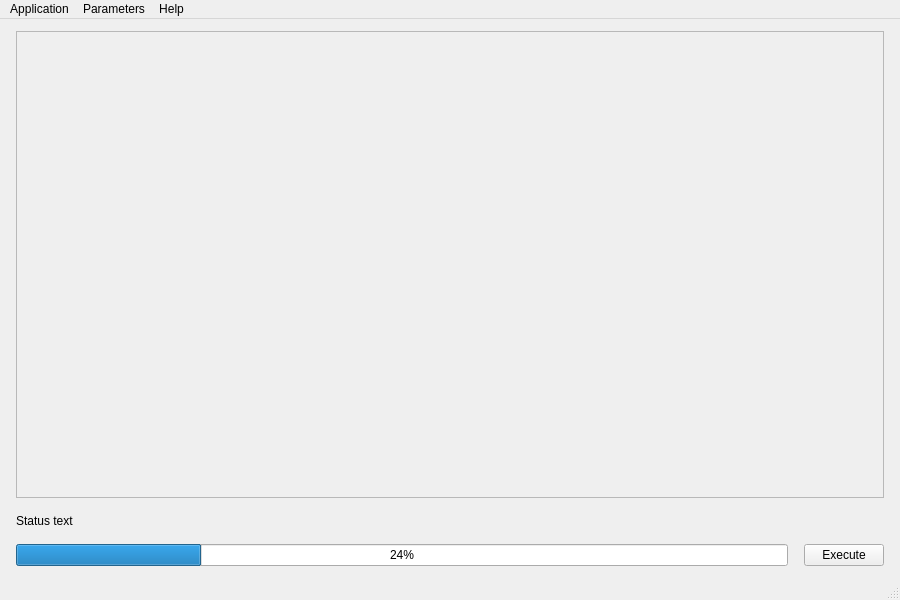
<?xml version="1.0" encoding="UTF-8"?>
<ui version="4.0">
 <class>AppMainWindow</class>
 <widget class="QMainWindow" name="AppMainWindow">
  <property name="geometry">
   <rect>
    <x>0</x>
    <y>0</y>
    <width>900</width>
    <height>600</height>
   </rect>
  </property>
  <property name="windowTitle">
   <string>MainWindow</string>
  </property>
  <widget class="QWidget" name="centralwidget">
   <layout class="QVBoxLayout" name="verticalLayout">
    <property name="spacing">
     <number>16</number>
    </property>
    <property name="leftMargin">
     <number>16</number>
    </property>
    <property name="topMargin">
     <number>12</number>
    </property>
    <property name="rightMargin">
     <number>16</number>
    </property>
    <property name="bottomMargin">
     <number>12</number>
    </property>
    <item>
     <widget class="QScrollArea" name="scrollArea">
      <property name="widgetResizable">
       <bool>true</bool>
      </property>
      <widget class="QWidget" name="scrollAreaWidgetContents">
       <property name="geometry">
        <rect>
         <x>0</x>
         <y>0</y>
         <width>866</width>
         <height>454</height>
        </rect>
       </property>
      </widget>
     </widget>
    </item>
    <item>
     <widget class="QLabel" name="message">
      <property name="text">
       <string>Status text</string>
      </property>
      <property name="wordWrap">
       <bool>true</bool>
      </property>
     </widget>
    </item>
    <item>
     <layout class="QHBoxLayout" name="horizontalLayout">
      <property name="sizeConstraint">
       <enum>QLayout::SetDefaultConstraint</enum>
      </property>
      <item>
       <widget class="otb::Wrapper::QtWidgetSimpleProgressReport" name="progressBar">
        <property name="enabled">
         <bool>true</bool>
        </property>
        <property name="value">
         <number>24</number>
        </property>
       </widget>
      </item>
      <item>
       <widget class="QPushButton" name="executeButton">
        <property name="text">
         <string>Execute</string>
        </property>
       </widget>
      </item>
     </layout>
    </item>
   </layout>
  </widget>
  <widget class="QMenuBar" name="menubar">
   <property name="geometry">
    <rect>
     <x>0</x>
     <y>0</y>
     <width>900</width>
     <height>22</height>
    </rect>
   </property>
   <widget class="QMenu" name="menuApplication">
    <property name="title">
     <string>Application</string>
    </property>
    <addaction name="actionView_log"/>
    <addaction name="separator"/>
    <addaction name="actionQuit"/>
   </widget>
   <widget class="QMenu" name="menuHelp">
    <property name="title">
     <string>Help</string>
    </property>
    <addaction name="actionDocumentation"/>
    <addaction name="actionAbout"/>
   </widget>
   <widget class="QMenu" name="menuParameters">
    <property name="title">
     <string>Parameters</string>
    </property>
    <addaction name="actionReset"/>
    <addaction name="actionLoad_from_XML"/>
    <addaction name="actionSave_to_XML"/>
   </widget>
   <addaction name="menuApplication"/>
   <addaction name="menuParameters"/>
   <addaction name="menuHelp"/>
  </widget>
  <widget class="QStatusBar" name="statusBar">
   <property name="styleSheet">
    <string notr="true">color: rgb(85, 87, 83);</string>
   </property>
  </widget>
  <action name="actionDocumentation">
   <property name="text">
    <string>Documentation</string>
   </property>
   <property name="shortcut">
    <string>F1</string>
   </property>
  </action>
  <action name="actionAboutOTB">
   <property name="text">
    <string>About</string>
   </property>
  </action>
  <action name="actionAbout">
   <property name="text">
    <string>About</string>
   </property>
  </action>
  <action name="actionView_log">
   <property name="text">
    <string>View log</string>
   </property>
  </action>
  <action name="actionLoad_parameters">
   <property name="text">
    <string>Load parameters</string>
   </property>
  </action>
  <action name="actionSave_parameters">
   <property name="text">
    <string>Save parameters</string>
   </property>
  </action>
  <action name="actionQuit">
   <property name="text">
    <string>Quit</string>
   </property>
   <property name="shortcut">
    <string>Ctrl+Q</string>
   </property>
  </action>
  <action name="actionReset_parameters">
   <property name="text">
    <string>Reset parameters</string>
   </property>
  </action>
  <action name="actionReset">
   <property name="text">
    <string>Reset All</string>
   </property>
  </action>
  <action name="actionLoad_from_XML">
   <property name="text">
    <string>Load from XML</string>
   </property>
  </action>
  <action name="actionSave_to_XML">
   <property name="text">
    <string>Save to XML</string>
   </property>
  </action>
 </widget>
 <customwidgets>
  <customwidget>
   <class>otb::Wrapper::QtWidgetSimpleProgressReport</class>
   <extends>QProgressBar</extends>
   <header>otbWrapperQtWidgetSimpleProgressReport.h</header>
  </customwidget>
 </customwidgets>
 <resources/>
 <connections/>
</ui>
